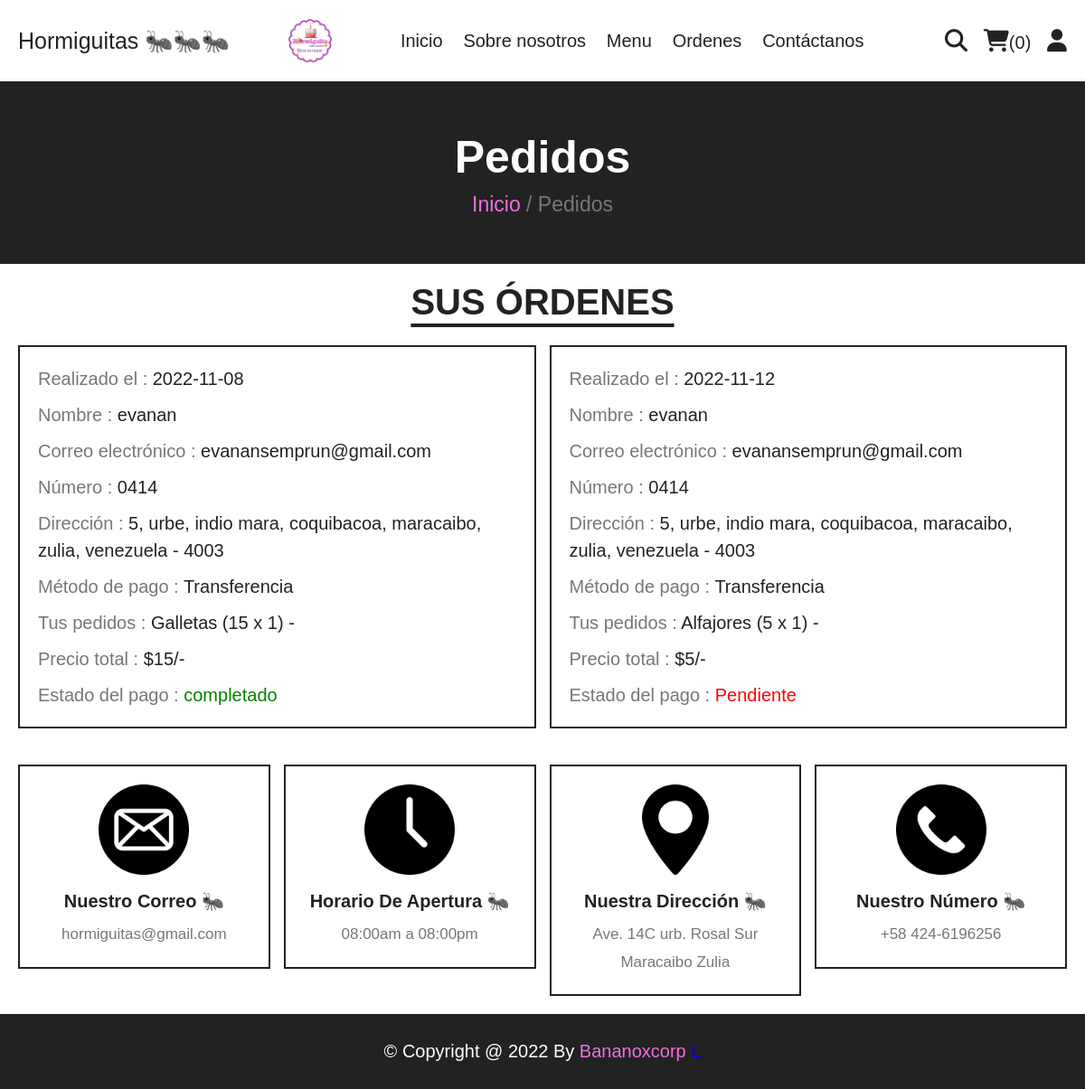
Page /orders.php (signed in) on the committed database.
### tables this page shows
CREATE TABLE `orders` (
  `id` int(100) NOT NULL,
  `user_id` int(100) NOT NULL,
  `name` varchar(20) NOT NULL,
  `number` varchar(10) NOT NULL,
  `email` varchar(50) NOT NULL,
  `method` varchar(50) NOT NULL,
  `address` varchar(500) NOT NULL,
  `total_products` varchar(1000) NOT NULL,
  `total_price` int(100) NOT NULL,
  `placed_on` date NOT NULL DEFAULT current_timestamp(),
  `payment_status` varchar(20) NOT NULL DEFAULT 'Pendiente'
);

### orders.php (the view, shortened to what this page needs)
<?php
include 'components/connect.php';
if(isset($_SESSION['user_id'])){
   $user_id = $_SESSION['user_id'];
}else{
   $user_id = '';
   header('location:home.php');
};
?>
<!DOCTYPE html>
<html lang="en">
<head>
   <link rel="stylesheet" href="https://cdnjs.cloudflare.com/ajax/libs/font-awesome/6.1.1/css/all.min.css">
   <link rel="stylesheet" href="css/style.css">
</head>
<body>
<?php include 'components/user_header.php'; ?>
<div class="heading">
   <h3>Pedidos</h3>
   <p><a href="html.php">Inicio</a> <span> / Pedidos</span></p>
</div>
<section class="orders">
   <h1 class="title">sus órdenes</h1>
   <div class="box-container">
   <?php
      if($user_id == ''){
         echo '<p class="empty">por favor, inicie sesión para ver sus pedidos</p>';
      }else{
         $select_orders = $conn->prepare("SELECT * FROM `orders` WHERE user_id = ?");
         $select_orders->execute([$user_id]);
         if($select_orders->rowCount() > 0){
            while($fetch_orders = $select_orders->fetch(PDO::FETCH_ASSOC)){
   ?>
   <div class="box">
      <p>Realizado el : <span><?= $fetch_orders['placed_on']; ?></span></p>
      <p>Nombre : <span><?= $fetch_orders['name']; ?></span></p>
      <p>Correo electrónico : <span><?= $fetch_orders['email']; ?></span></p>
      <p>Número : <span><?= $fetch_orders['number']; ?></span></p>
      <p>Dirección : <span><?= $fetch_orders['address']; ?></span></p>
      <p>Método de pago : <span><?= $fetch_orders['method']; ?></span></p>
      <p>Tus pedidos : <span><?= $fetch_orders['total_products']; ?></span></p>
      <p>Precio total : <span>$<?= $fetch_orders['total_price']; ?>/-</span></p>
      <p>Estado del pago : <span style="color:<?php if($fetch_orders['payment_status'] == 'Pendiente'){ echo 'red'; }else{ echo 'green'; }; ?>"><?= $fetch_orders['payment_status']; ?></span> </p>
   </div>
   <?php
      }
      }else{
         echo '<p class="empty">¡aún no hay pedidos realizados!</p>';
      }
      }
   ?>
   </div>
</section>
<?php include 'components/footer.php'; ?>
</body>
</html>

### css/style.css (style rules this page uses)
:root { --yellow:#EF6EE2; --red:#e74c3c; --white:#fff; --black:#222; --light-color:#777; --border:.2rem solid var(--black); }
* { font-family: Arial, Helvetica, sans-serif; margin:0; padding:0; box-sizing: border-box; outline: none; border: none; text-decoration: none; }
html { font-size: 62.5%; overflow-x: hidden; scroll-behavior: smooth; stop-opacity: 7rem; }
section { margin:0 auto; max-width: 1200px; padding:2rem; }
.title { text-align: center; margin-bottom: 2.5rem; font-size: 4rem; color:var(--black); text-transform: uppercase; text-decoration: underline; text-underline-offset: 1rem; }
.heading { display: flex; align-items: center; justify-content: center; gap:1rem; flex-flow: column; background-color: var(--black); min-height: 20rem; }
.heading h3 { font-size: 5rem; color:var(--white); text-transform: capitalize; }
.heading p { font-size: 2.3rem; color:var(--light-color); }
.heading p a { color:var(--yellow); }
.orders .box-container { display: flex; flex-wrap: wrap; gap:1.5rem; align-items: flex-start; }
.orders .box-container .box { padding:1rem 2rem; border:var(--border); flex:1 1 40rem; }
.orders .box-container .box p { line-height: 1.5; margin:1rem 0; font-size: 2rem; color:var(--light-color); }
.orders .box-container .box p span { color:var(--black); }

### rows in the picture
orders: placed_on "2022-11-08", name "evanan", email "evanansemprun@gmail.com", number "0414", address "5, urbe, indio mara, coquibacoa, maracaibo, zulia, venezuela - 4003", method "Transferencia", total_products "Galletas (15 x 1) -", total_price "15", payment_status "completado"
orders: placed_on "2022-11-12", name "evanan", email "evanansemprun@gmail.com", number "0414", address "5, urbe, indio mara, coquibacoa, maracaibo, zulia, venezuela - 4003", method "Transferencia", total_products "Alfajores (5 x 1) -", total_price "5", payment_status "Pendiente"

### other values in the picture
$total_cart_items "0"
